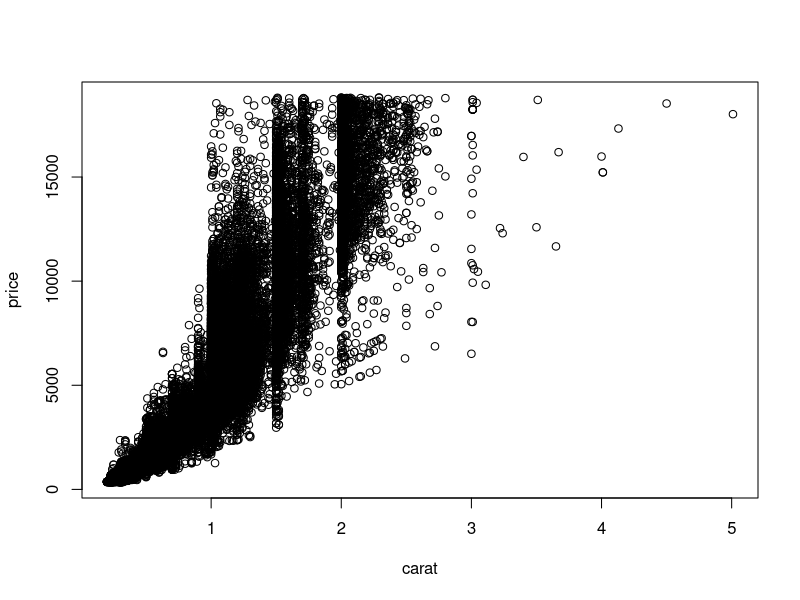
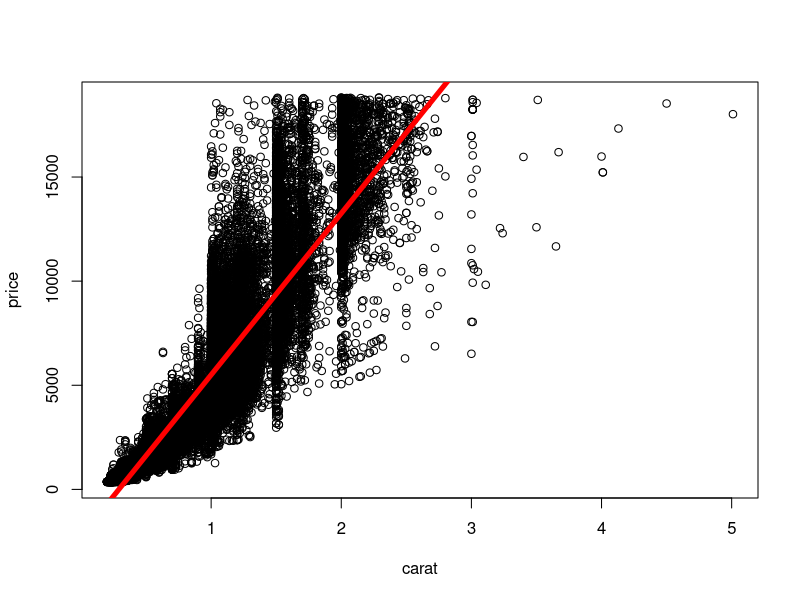

The R source for these figures, in order: (Note: this script raises an error after producing the figures.)
## ---- chunk 1
paste("apple", "pie")
## ---- chunk 2
max(abs(c(-5, 1, 5)))
## ---- chunk 3
x <- data.frame(z = 1:2)
y <- data.frame(z = 3)
## ---- chunk 4
fruit <- "apple"
fruit
## ---- chunk 5
fruit<-"apple"
fruit    <-     "apple"
## ---- chunk 6
2+2
2 * 3
2 ^ 3
5/2
## ---- chunk 7
2 == 1
2 == 2
3 > 2
2 < 3 # Same as above
"apple" == "apple"
"apple" == "pair"
"pair" == "apple" # Order doesn't matter for ==
## ---- chunk 8
x <- 2
## ---- chunk 9
class(x)
length(x)
## ---- chunk 10
x <- c(1, 2, 3) # Use the `c` function to put things together
## ---- chunk 11
class(x)
length(x)
## ---- chunk 12
fruit <- "apple"
class(fruit)
length(fruit)
## ---- chunk 13
nchar(fruit)
nchar("apple")
## ---- chunk 14
fruits <- c("apple", "banana", "strawberry")
length(fruits)
nchar(fruits)
fruits[1]
## ---- chunk 15
paste("key", "lime", "pie")
## ---- chunk 16
c(1, "apple", 3)
list(1, "apple", 3)
## ---- chunk 17
mydata <- data.frame(site = c("A", "B", "C"),
                     temp = c(20, 30, 40))
mydata
## ---- chunk 18
mydata <- read.csv("data.csv")
mydata
## ---- chunk 19
nrow(mydata)
## ---- chunk 20
mydata$type
unique(mydata$type)
## ---- chunk 21
mydata[order(mydata$type),]
## ---- chunk 22
mydata[1,] # First row
mydata[,1] # First column
mydata[1,1] # First row, first column
mydata[c(1,5),] # First and second row
mydata$type # Column named 'type'
## ---- chunk 23
?order # How to get help in R!
order(c(1, 2, 3))
order(c(3, 2, 1))
order(mydata$type)
## ---- chunk 24
mydata[mydata$type == "fruit",]
mydata$type == "fruit"
## ---- chunk 25
# Your code here
## ---- chunk 26
subset(mydata, type == "fruit") # Equivalent to mydata[mydata$type == "fruit",]
## ---- chunk 27
str(mydata)
summary(mydata)
## ---- chunk 28
library(ggplot2)
data("diamonds")
diamonds
## ---- chunk 29
head(diamonds)
## ---- chunk 30
tail(diamonds)
## ---- chunk 31
plot(price ~ carat, data = diamonds)
## ---- chunk 32
mod <- lm(price ~ carat, data = diamonds)
## ---- chunk 33
summary(mod)
## ---- chunk 34
plot(price ~ carat, data = diamonds)
abline(mod$coefficients[[1]], mod$coefficients[[2]], col = "red", lwd = 5)
## ---- chunk 35
x <- 2
x ^ 2
## ---- chunk 36
x <- 1; y <- 2; x + y;
## ---- chunk 37
x <- "hello"
y <- "world"
paste(x, y)
## ---- chunk 38
x <- list(1, 2, 3)
y <- list(4, 5, 6)
z <- c(x, y)
length(z)
## ---- chunk 39
x <- data.frame(x = 1:6)
y <- data.frame(x = 1:7)
z <- rbind(x, y)
nrow(z)
## ---- chunk 40
x <- NA

if (is.na(x)) {
  print("foo")
} else {
  print("bar")
}
## ---- chunk 41
numbers <- seq(1, 10)

for (number in numbers) {
  if (number %% 2){
    print(number)
  }
}
## ---- chunk 42
x <- 10

while (x >= 0) {
  print(x)
  
  if (x == 5) {
    break
  }
  
  x <- x - 1
}
## ---- chunk 43
x <- c(1, "2", 3)
class(x)
## ---- chunk 44
x <- list(1, 2, 3)
lapply(x, cumsum)
## ---- chunk 45
x <- data.frame(letter = LETTERS)
class(x[1,])
## ---- chunk 46
x <- data.frame(letter = LETTERS)
class(x[1, 1, drop = FALSE])
## ---- chunk 47
x <- data.frame(x = 1)
y <- data.frame(x = 2)
z <- rbind(x[1,1], y[1,1])
class(z)
## ---- chunk 48
rep(TRUE, 5) & rep(FALSE, 5)
## ---- chunk 49
rep(TRUE, 5) && rep(FALSE, 5)
## ---- chunk 50
x <- c(1, 2, 3)
y <- c("A", "B", "C")
z <- c(x, y)
class(z)
## ---- chunk 51
x <- c(1, 2, NA, 4, NA)
length(is.na(x))
## ---- chunk 52
x <- c(1, NA, 3)
y <- c(NA, 2, NA)
all(is.na(x + y))
